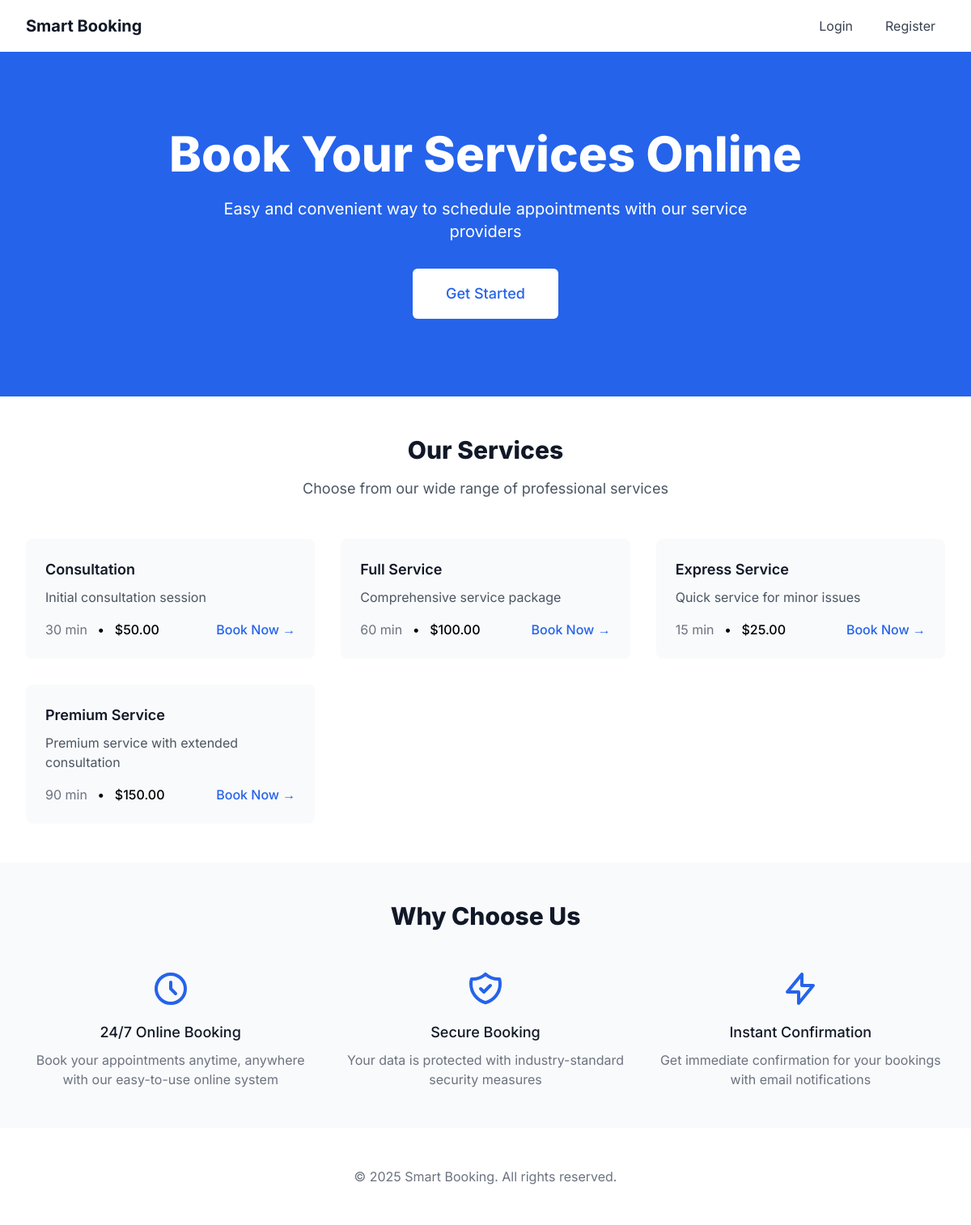
The page / on the database its author committed.
### tables this page shows
CREATE TABLE IF NOT EXISTS services (
    service_id INT PRIMARY KEY AUTO_INCREMENT,
    name VARCHAR(100) NOT NULL,
    description TEXT,
    duration INT NOT NULL,  
    price DECIMAL(10,2) NOT NULL,
    status ENUM('active', 'inactive') DEFAULT 'active'
);

### includes/config.php (called while the page is built, shortened)
<?php
function getDBConnection() {
    $conn = new mysqli(DB_HOST, DB_USER, DB_PASS, DB_NAME);
    return $conn;
}
function isLoggedIn() {
    return isset($_SESSION['user_id']);
}

### includes/appointments.php (called while the page is built, shortened)
<?php
require_once 'config.php';
class Appointments {
    private $conn;
    public function __construct() {
        $this->conn = getDBConnection();
    }
    public function getServices() {
        $stmt = $this->conn->prepare("SELECT * FROM services WHERE status = 'active'");
        $stmt->execute();
        return $stmt->get_result()->fetch_all(MYSQLI_ASSOC);
    }
}

### index.php (the view, shortened to what this page needs)
<?php
require_once 'includes/config.php';
require_once 'includes/auth.php';
require_once 'includes/appointments.php';
$appointments = new Appointments();
$services = $appointments->getServices();
?>
<!DOCTYPE html>
<html lang="en">
<head>
    <script src="https://cdn.tailwindcss.com"></script>
</head>
<body>
    <nav class="bg-white shadow-sm">
        <div class="max-w-7xl mx-auto px-4 sm:px-6 lg:px-8">
            <div class="flex justify-between h-16">
                <div class="flex">
                    <div class="flex-shrink-0 flex items-center">
                        <h1 class="text-xl font-bold text-gray-900">Smart Booking</h1>
                    </div>
                </div>
                <div class="flex items-center">
                    <?php if (isLoggedIn()): ?>
                        <a href="dashboard.php" class="text-gray-700 hover:text-gray-900 px-3 py-2">
                            Dashboard
                        </a>
                        <a href="logout.php" class="ml-4 text-gray-700 hover:text-gray-900 px-3 py-2">
                            Logout
                        </a>
                    <?php else: ?>
                        <a href="login.php" class="text-gray-700 hover:text-gray-900 px-3 py-2">
                            Login
                        </a>
                        <a href="register.php" class="ml-4 text-gray-700 hover:text-gray-900 px-3 py-2">
                            Register
                        </a>
                    <?php endif; ?>
                </div>
            </div>
        </div>
    </nav>
    <div class="bg-blue-600 text-white">
        <div class="max-w-7xl mx-auto py-16 px-4 sm:py-24 sm:px-6 lg:px-8">
            <div class="text-center">
                <h1 class="text-4xl font-extrabold sm:text-5xl md:text-6xl">
                    Book Your Services Online
                </h1>
                <p class="mt-6 text-xl max-w-2xl mx-auto">
                    Easy and convenient way to schedule appointments with our service providers
                </p>
                <?php if (!isLoggedIn()): ?>
                    <div class="mt-8 flex justify-center">
                        <a href="register.php" class="px-8 py-3 border border-transparent text-base font-medium rounded-md text-blue-600 bg-white hover:bg-gray-50 md:py-4 md:text-lg md:px-10">
                            Get Started
                        </a>
                    </div>
                <?php endif; ?>
            </div>
        </div>
    </div>
    <div class="py-12 bg-white">
        <div class="max-w-7xl mx-auto px-4 sm:px-6 lg:px-8">
            <div class="text-center">
                <h2 class="text-3xl font-extrabold text-gray-900">Our Services</h2>
                <p class="mt-4 text-lg text-gray-600">
                    Choose from our wide range of professional services
                </p>
            </div>
            <div class="mt-12 grid gap-8 grid-cols-1 md:grid-cols-2 lg:grid-cols-3">
                <?php foreach ($services as $service): ?>
                    <div class="bg-gray-50 rounded-lg p-6 hover:shadow-md transition-shadow">
                        <h3 class="text-lg font-semibold text-gray-900">
                            <?php echo htmlspecialchars($service['name']); ?>
                        </h3>
                        <?php if (isset($service['description'])): ?>
                            <p class="mt-2 text-gray-600">
                                <?php echo htmlspecialchars($service['description']); ?>
                            </p>
                        <?php endif; ?>
                        <div class="mt-4 flex items-center justify-between">
                            <div>
                                <span class="text-gray-500"><?php echo $service['duration']; ?> min</span>
                                <span class="mx-2">•</span>
                                <span class="font-medium">$<?php echo number_format($service['price'], 2); ?></span>
                            </div>
                            <a href="<?php echo isLoggedIn() ? 'booking-datetime.php?service=' . $service['service_id'] : 'login.php'; ?>"
                               class="text-blue-600 hover:text-blue-700 font-medium">
                                Book Now →
                            </a>
                        </div>
                    </div>
                <?php endforeach; ?>
            </div>
        </div>
    </div>
    <div class="bg-gray-50 py-12">
        <div class="max-w-7xl mx-auto px-4 sm:px-6 lg:px-8">
            <div class="text-center">
                <h2 class="text-3xl font-extrabold text-gray-900">Why Choose Us</h2>
            </div>
            <div class="mt-12 grid gap-8 grid-cols-1 md:grid-cols-3">
                <div class="text-center">
                    <div class="mx-auto h-12 w-12 text-blue-600">
                        <svg class="h-12 w-12" fill="none" viewBox="0 0 24 24" stroke="currentColor">
                            <path stroke-linecap="round" stroke-linejoin="round" stroke-width="2"
                                  d="M12 8v4l3 3m6-3a9 9 0 11-18 0 9 9 0 0118 0z" />
                        </svg>
                    </div>
                    <h3 class="mt-4 text-lg font-medium text-gray-900">24/7 Online Booking</h3>
                    <p class="mt-2 text-gray-500">
                        Book your appointments anytime, anywhere with our easy-to-use online system
                    </p>
                </div>
                <div class="text-center">
                    <div class="mx-auto h-12 w-12 text-blue-600">
                    </div>
                    <h3 class="mt-4 text-lg font-medium text-gray-900">Secure Booking</h3>
                    <p class="mt-2 text-gray-500">
                        Your data is protected with industry-standard security measures
                    </p>
                </div>
                <div class="text-center">
                    <div class="mx-auto h-12 w-12 text-blue-600">
                        <svg class="h-12 w-12" fill="none" viewBox="0 0 24 24" stroke="currentColor">
                            <path stroke-linecap="round" stroke-linejoin="round" stroke-width="2"
                                  d="M13 10V3L4 14h7v7l9-11h-7z" />
                        </svg>
                    </div>
                    <h3 class="mt-4 text-lg font-medium text-gray-900">Instant Confirmation</h3>
                    <p class="mt-2 text-gray-500">
                        Get immediate confirmation for your bookings with email notifications
                    </p>
                </div>
            </div>
        </div>
    </div>
    <footer class="bg-white">
        <div class="max-w-7xl mx-auto py-12 px-4 sm:px-6 lg:px-8">
            <div class="text-center">
                <p class="text-gray-500">&copy; <?php echo date('Y'); ?> Smart Booking. All rights reserved.</p>
            </div>
        </div>
    </footer>
</body>
</html>

### index.php (style rules this page uses)
body { font-family: 'Inter', sans-serif; }

### rows shown on the page
services: name "Consultation", description "Initial consultation session", duration "30", price "50.00"
services: name "Full Service", description "Comprehensive service package", duration "60", price "100.00"
services: name "Express Service", description "Quick service for minor issues", duration "15", price "25.00"
services: name "Premium Service", description "Premium service with extended consultation", duration "90", price "150.00"
